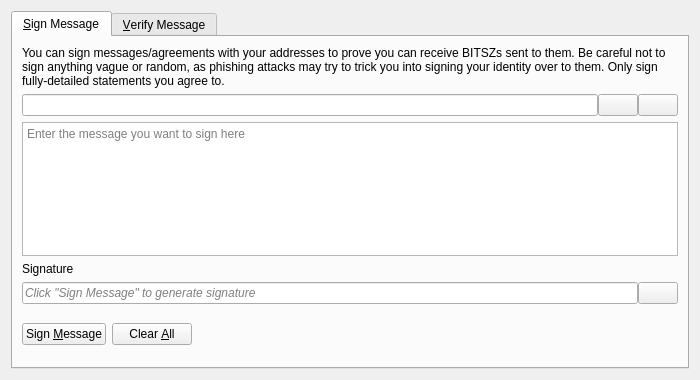
<?xml version="1.0" encoding="UTF-8"?>
<ui version="4.0">
 <class>SignVerifyMessageDialog</class>
 <widget class="QDialog" name="SignVerifyMessageDialog">
  <property name="geometry">
   <rect>
    <x>0</x>
    <y>0</y>
    <width>700</width>
    <height>380</height>
   </rect>
  </property>
  <property name="windowTitle">
   <string>Signatures - Sign / Verify a Message</string>
  </property>
  <property name="modal">
   <bool>true</bool>
  </property>
  <layout class="QVBoxLayout" name="verticalLayout">
   <item>
    <widget class="QTabWidget" name="tabWidget">
     <property name="currentIndex">
      <number>0</number>
     </property>
     <widget class="QWidget" name="tabSignMessage">
      <attribute name="title">
       <string>&amp;Sign Message</string>
      </attribute>
      <layout class="QVBoxLayout" name="verticalLayout_SM">
       <item>
        <widget class="QLabel" name="infoLabel_SM">
         <property name="text">
          <string>You can sign messages/agreements with your addresses to prove you can receive BITSZs sent to them. Be careful not to sign anything vague or random, as phishing attacks may try to trick you into signing your identity over to them. Only sign fully-detailed statements you agree to.</string>
         </property>
         <property name="textFormat">
          <enum>Qt::PlainText</enum>
         </property>
         <property name="wordWrap">
          <bool>true</bool>
         </property>
        </widget>
       </item>
       <item>
        <layout class="QHBoxLayout" name="horizontalLayout_1_SM">
         <property name="spacing">
          <number>0</number>
         </property>
         <item>
          <widget class="QValidatedLineEdit" name="addressIn_SM">
           <property name="toolTip">
            <string>The BITSZ address to sign the message with</string>
           </property>
          </widget>
         </item>
         <item>
          <widget class="QPushButton" name="addressBookButton_SM">
           <property name="toolTip">
            <string>Choose previously used address</string>
           </property>
           <property name="text">
            <string/>
           </property>
           <property name="icon">
            <iconset resource="../bitcoin.qrc">
             <normaloff>:/icons/address-book</normaloff>:/icons/address-book</iconset>
           </property>
           <property name="shortcut">
            <string>Alt+A</string>
           </property>
           <property name="autoDefault">
            <bool>false</bool>
           </property>
          </widget>
         </item>
         <item>
          <widget class="QPushButton" name="pasteButton_SM">
           <property name="toolTip">
            <string>Paste address from clipboard</string>
           </property>
           <property name="text">
            <string/>
           </property>
           <property name="icon">
            <iconset resource="../bitcoin.qrc">
             <normaloff>:/icons/editpaste</normaloff>:/icons/editpaste</iconset>
           </property>
           <property name="shortcut">
            <string>Alt+P</string>
           </property>
           <property name="autoDefault">
            <bool>false</bool>
           </property>
          </widget>
         </item>
        </layout>
       </item>
       <item>
        <widget class="QPlainTextEdit" name="messageIn_SM">
         <property name="toolTip">
          <string>Enter the message you want to sign here</string>
         </property>
         <property name="placeholderText">
          <string>Enter the message you want to sign here</string>
         </property>
        </widget>
       </item>
       <item>
        <widget class="QLabel" name="signatureLabel_SM">
         <property name="text">
          <string>Signature</string>
         </property>
         <property name="textFormat">
          <enum>Qt::PlainText</enum>
         </property>
        </widget>
       </item>
       <item>
        <layout class="QHBoxLayout" name="horizontalLayout_2_SM">
         <property name="spacing">
          <number>0</number>
         </property>
         <item>
          <widget class="QLineEdit" name="signatureOut_SM">
           <property name="placeholderText">
            <string>Click "Sign Message" to generate signature</string>
           </property>
           <property name="font">
            <font>
             <italic>true</italic>
            </font>
           </property>
           <property name="readOnly">
            <bool>true</bool>
           </property>
          </widget>
         </item>
         <item>
          <widget class="QPushButton" name="copySignatureButton_SM">
           <property name="toolTip">
            <string>Copy the current signature to the system clipboard</string>
           </property>
           <property name="text">
            <string/>
           </property>
           <property name="icon">
            <iconset resource="../bitcoin.qrc">
             <normaloff>:/icons/editcopy</normaloff>:/icons/editcopy</iconset>
           </property>
           <property name="autoDefault">
            <bool>false</bool>
           </property>
          </widget>
         </item>
        </layout>
       </item>
       <item>
        <layout class="QHBoxLayout" name="horizontalLayout_3_SM">
         <item>
          <widget class="QPushButton" name="signMessageButton_SM">
           <property name="toolTip">
            <string>Sign the message to prove you own this BITSZ address</string>
           </property>
           <property name="text">
            <string>Sign &amp;Message</string>
           </property>
           <property name="icon">
            <iconset resource="../bitcoin.qrc">
             <normaloff>:/icons/edit</normaloff>:/icons/edit</iconset>
           </property>
           <property name="autoDefault">
            <bool>false</bool>
           </property>
          </widget>
         </item>
         <item>
          <widget class="QPushButton" name="clearButton_SM">
           <property name="toolTip">
            <string>Reset all sign message fields</string>
           </property>
           <property name="text">
            <string>Clear &amp;All</string>
           </property>
           <property name="icon">
            <iconset resource="../bitcoin.qrc">
             <normaloff>:/icons/remove</normaloff>:/icons/remove</iconset>
           </property>
           <property name="autoDefault">
            <bool>false</bool>
           </property>
          </widget>
         </item>
         <item>
          <spacer name="horizontalSpacer_1_SM">
           <property name="orientation">
            <enum>Qt::Horizontal</enum>
           </property>
           <property name="sizeHint" stdset="0">
            <size>
             <width>40</width>
             <height>48</height>
            </size>
           </property>
          </spacer>
         </item>
         <item>
          <widget class="QLabel" name="statusLabel_SM">
           <property name="font">
            <font>
             <weight>75</weight>
             <bold>true</bold>
            </font>
           </property>
           <property name="text">
            <string/>
           </property>
           <property name="wordWrap">
            <bool>true</bool>
           </property>
          </widget>
         </item>
         <item>
          <spacer name="horizontalSpacer_2_SM">
           <property name="orientation">
            <enum>Qt::Horizontal</enum>
           </property>
           <property name="sizeHint" stdset="0">
            <size>
             <width>40</width>
             <height>48</height>
            </size>
           </property>
          </spacer>
         </item>
        </layout>
       </item>
      </layout>
     </widget>
     <widget class="QWidget" name="tabVerifyMessage">
      <attribute name="title">
       <string>&amp;Verify Message</string>
      </attribute>
      <layout class="QVBoxLayout" name="verticalLayout_VM">
       <item>
        <widget class="QLabel" name="infoLabel_VM">
         <property name="text">
          <string>Enter the receiver's address, message (ensure you copy line breaks, spaces, tabs, etc. exactly) and signature below to verify the message. Be careful not to read more into the signature than what is in the signed message itself, to avoid being tricked by a man-in-the-middle attack. Note that this only proves the signing party receives with the address, it cannot prove sendership of any transaction!</string>
         </property>
         <property name="textFormat">
          <enum>Qt::PlainText</enum>
         </property>
         <property name="alignment">
          <set>Qt::AlignLeading|Qt::AlignLeft|Qt::AlignTop</set>
         </property>
         <property name="wordWrap">
          <bool>true</bool>
         </property>
        </widget>
       </item>
       <item>
        <layout class="QHBoxLayout" name="horizontalLayout_1_VM">
         <property name="spacing">
          <number>0</number>
         </property>
         <item>
          <widget class="QValidatedLineEdit" name="addressIn_VM">
           <property name="toolTip">
            <string>The BITSZ address the message was signed with</string>
           </property>
          </widget>
         </item>
         <item>
          <widget class="QPushButton" name="addressBookButton_VM">
           <property name="toolTip">
            <string>Choose previously used address</string>
           </property>
           <property name="text">
            <string/>
           </property>
           <property name="icon">
            <iconset resource="../bitcoin.qrc">
             <normaloff>:/icons/address-book</normaloff>:/icons/address-book</iconset>
           </property>
           <property name="shortcut">
            <string>Alt+A</string>
           </property>
           <property name="autoDefault">
            <bool>false</bool>
           </property>
          </widget>
         </item>
        </layout>
       </item>
       <item>
        <widget class="QPlainTextEdit" name="messageIn_VM">
          <property name="toolTip">
            <string>The signed message to verify</string>
          </property>
          <property name="placeholderText">
            <string>The signed message to verify</string>
          </property>
        </widget>
       </item>
       <item>
        <widget class="QValidatedLineEdit" name="signatureIn_VM">
          <property name="toolTip">
            <string>The signature given when the message was signed</string>
          </property>
          <property name="placeholderText">
            <string>The signature given when the message was signed</string>
          </property>
        </widget>
       </item>
       <item>
        <layout class="QHBoxLayout" name="horizontalLayout_2_VM">
         <item>
          <widget class="QPushButton" name="verifyMessageButton_VM">
           <property name="toolTip">
            <string>Verify the message to ensure it was signed with the specified BITSZ address</string>
           </property>
           <property name="text">
            <string>Verify &amp;Message</string>
           </property>
           <property name="icon">
            <iconset resource="../bitcoin.qrc">
             <normaloff>:/icons/transaction_0</normaloff>:/icons/transaction_0</iconset>
           </property>
           <property name="autoDefault">
            <bool>false</bool>
           </property>
          </widget>
         </item>
         <item>
          <widget class="QPushButton" name="clearButton_VM">
           <property name="toolTip">
            <string>Reset all verify message fields</string>
           </property>
           <property name="text">
            <string>Clear &amp;All</string>
           </property>
           <property name="icon">
            <iconset resource="../bitcoin.qrc">
             <normaloff>:/icons/remove</normaloff>:/icons/remove</iconset>
           </property>
           <property name="autoDefault">
            <bool>false</bool>
           </property>
          </widget>
         </item>
         <item>
          <spacer name="horizontalSpacer_1_VM">
           <property name="orientation">
            <enum>Qt::Horizontal</enum>
           </property>
           <property name="sizeHint" stdset="0">
            <size>
             <width>40</width>
             <height>48</height>
            </size>
           </property>
          </spacer>
         </item>
         <item>
          <widget class="QLabel" name="statusLabel_VM">
           <property name="font">
            <font>
             <weight>75</weight>
             <bold>true</bold>
            </font>
           </property>
           <property name="text">
            <string/>
           </property>
           <property name="wordWrap">
            <bool>true</bool>
           </property>
          </widget>
         </item>
         <item>
          <spacer name="horizontalSpacer_2_VM">
           <property name="orientation">
            <enum>Qt::Horizontal</enum>
           </property>
           <property name="sizeHint" stdset="0">
            <size>
             <width>40</width>
             <height>48</height>
            </size>
           </property>
          </spacer>
         </item>
        </layout>
       </item>
      </layout>
     </widget>
    </widget>
   </item>
  </layout>
 </widget>
 <customwidgets>
  <customwidget>
   <class>QValidatedLineEdit</class>
   <extends>QLineEdit</extends>
   <header>qt/qvalidatedlineedit.h</header>
  </customwidget>
 </customwidgets>
 <resources>
  <include location="../bitcoin.qrc"/>
 </resources>
 <connections/>
</ui>
